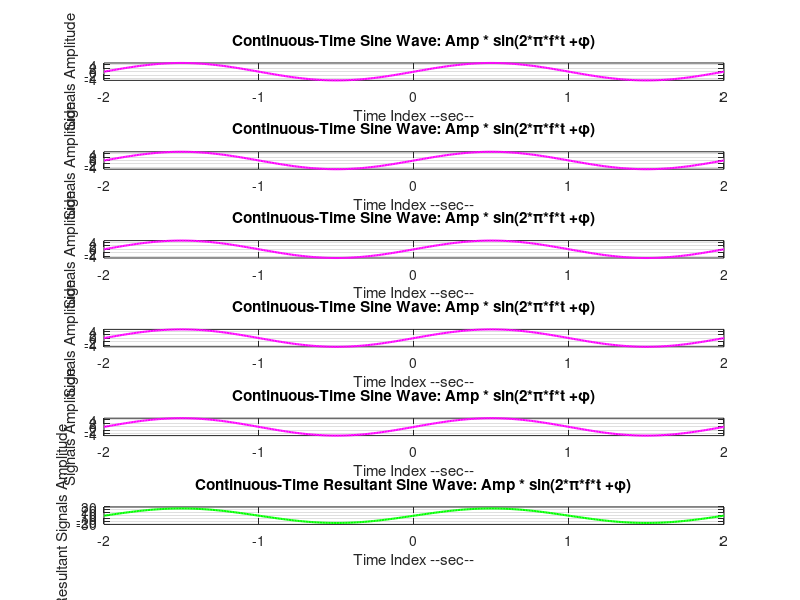

This chart was generated by the following MATLAB code:
clc;
clear;
close all;

amount = input('How many signals will you be plotting? ');

freq = 0.5;
time = -2: 0.01 : 2;
phase = 0;
resultant = 0;

for i = 1 : 1: amount 
    Amp = input('Enter amplitude for this signal? '); 
    sig = Amp * sin(2* pi * freq * time + phase);

    resultant = resultant + sig;

    figure(1)
    subplot(amount +1,1,i);
    plot(time,sig,  'm', 'linewidth', 1.5)
    title('Continuous-Time Sine Wave: Amp * sin(2*\pi*f*t +\phi)') ;
    xlabel('Time Index --sec--')
    ylabel('Signals Amplitude') 
    axis([time(1) time(end) -Amp Amp]) 
    grid;
end

subplot(amount + 1,1, amount+1);
plot(time,resultant,  'g', 'linewidth', 1.5)
title('Continuous-Time Resultant Sine Wave: Amp * sin(2*\pi*f*t +\phi)') ;
xlabel('Time Index --sec--')
ylabel('Resultant Signals Amplitude') 
grid;
